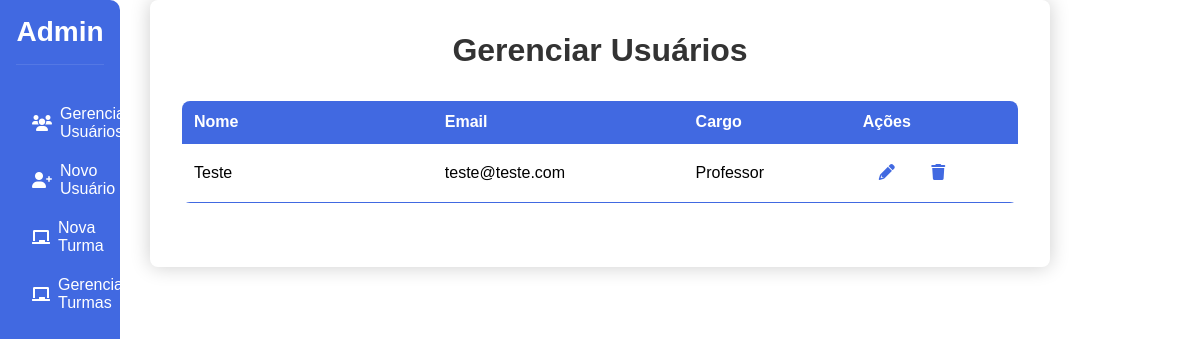
The app's page /admin/CRUD_usuarios/gerenciar_usuarios, older data.
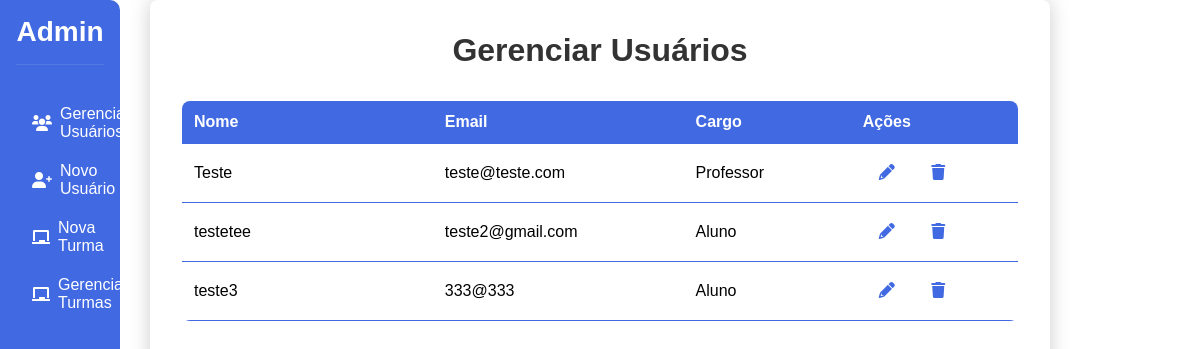
The same page, newer data.
### app.py (models this page shows)
class User(db.Model):
    email = db.Column(db.String(150), unique=True, nullable=False, primary_key=True)
    nome = db.Column(db.String(150), nullable=False)
    cargo = db.Column(db.String(50), nullable=False)
    senha = db.Column(db.String(150), nullable=False)

### app.py (the view, shortened to what this page needs)
@app.route('/admin/CRUD_usuarios/gerenciar_usuarios', methods=['GET', 'POST'])
def gerenciar_usuarios():
    users = User.query.all()
    if request.method == 'GET':
        users = User.query.all()
        return render_template('admin/CRUD_usuarios/gerenciar_usuarios.html', users=users)
    return render_template('admin/CRUD_usuarios/gerenciar_usuarios.html', users=users)

### templates/admin/CRUD_usuarios/gerenciar_usuarios.html (shortened to what this page needs)
<!DOCTYPE html>
<html lang="pt-BR">
<head>
    <link rel="stylesheet" href="{{ url_for('static', filename='css/CRUD_usuarios/gerenciar_usuarios.css') }}">
    <link rel="stylesheet" href="https://cdnjs.cloudflare.com/ajax/libs/font-awesome/6.0.0-beta3/css/all.min.css">
</head>
<body>
    <div class="navbar">
        <h2>Admin</h2>
        <ul>
            <li><a href="{{ url_for('gerenciar_usuarios') }}"><i class="fas fa-users"></i> Gerenciar Usuários</a></li>
            <li><a href="{{ url_for('criar_usuario') }}"><i class="fas fa-user-plus"></i> Novo Usuário</a></li>
            <li><a href="{{ url_for('criar_turma') }}"><i class="fas fa-chalkboard"></i> Nova Turma</a></li>
            <li><a href="{{ url_for('gerenciar_turmas') }}"><i class="fas fa-chalkboard"></i> Gerenciar Turmas</a></li>
        </ul>
    </div>
    <div class="container">
        <h1>Gerenciar Usuários</h1>
        {% if users %}
            <table class="users-table">
                <thead>
                    <tr>
                        <th>Nome</th>
                        <th>Email</th>
                        <th>Cargo</th>
                        <th>Ações</th>
                    </tr>
                </thead>
                <tbody>
                    {% for user in users %}
                        <tr>
                            <td>{{ user.nome }}</td>
                            <td>{{ user.email }}</td>
                            <td>{{ user.cargo }}</td>
                            <td>
                                <a href="{{ url_for('atualizar_usuario', email=user.email) }}" class="action-btn edit-btn"><i class="fas fa-pencil-alt"></i></a>
                                <a onclick="confirmDelete('{{ user.email }}')" class="action-btn delete-btn"><i class="fas fa-trash"></i> </a>
                            </td>
                        </tr>
                    {% endfor %}
                </tbody>
            </table>
        {% else %}
            <p>Nenhum usuário encontrado.</p>
        {% endif %}
    </div>
</body>
</html>

### static/css/CRUD_usuarios/gerenciar_usuarios.css (style rules this page uses)
* { margin: 0; padding: 0; box-sizing: border-box; font-family: 'Arial', sans-serif; }
body { display: flex; min-height: 100vh; overflow: hidden; }
.navbar { width: 10%; background-color: #4169E1; color: white; padding: 1rem; position: fixed; height: 100%; border-top-right-radius: 10px; border-bottom-right-radius: 10px; }
.navbar h2 { text-align: center; margin-bottom: 2rem; padding-bottom: 1rem; border-bottom: 1px solid rgba(255, 255, 255, 0.1); font-size: 28px; color: var(--white-color); min-width: 60px; text-align: center; }
.navbar ul { list-style: none; padding: 0; }
.navbar ul li { margin-bottom: 5px; }
.navbar ul li a { color: white; text-decoration: none; display: flex; align-items: center; padding: 0.5rem 1rem; transition: background-color 0.3s; border-radius: 10px; }
.navbar ul li a i { margin-right: 0.5rem; }
.container { margin-left: 250px; padding: 2rem; border-radius: 8px; box-shadow: 0 0 20px rgba(0, 0, 0, 0.2); width: 75%; margin: auto; margin-top: 0; }
h1 { color: #333; text-align: center; margin-bottom: 2rem; }
.users-table { border-collapse: collapse; margin: 2rem 0; background-color: white; border-radius: 8px; overflow: hidden; width: 100%; }
.users-table th, .users-table td { padding: 12px; text-align: left; border-bottom: 1px solid #4169E1; }
.users-table th { background-color: #4169E1; color: white; font-weight: bold; }
.users-table th:nth-child(1), .users-table td:nth-child(1) { width: 30%; }
.users-table th:nth-child(2), .users-table td:nth-child(2) { width: 30%; }
.users-table th:nth-child(3), .users-table td:nth-child(3) { width: 20%; }
.users-table th:nth-child(4), .users-table td:nth-child(4) { width: 20%; }
.action-btn { padding: 8px 16px; border: none; border-radius: 4px; cursor: pointer; text-decoration: none; display: inline-block; transition: opacity 0.3s; color: #4169E1; }

Row changes from the older to the newer data that the page shows:
added User: nome "testetee", email "teste2@gmail.com", cargo "Aluno"
added User: nome "teste3", email "333@333", cargo "Aluno"
